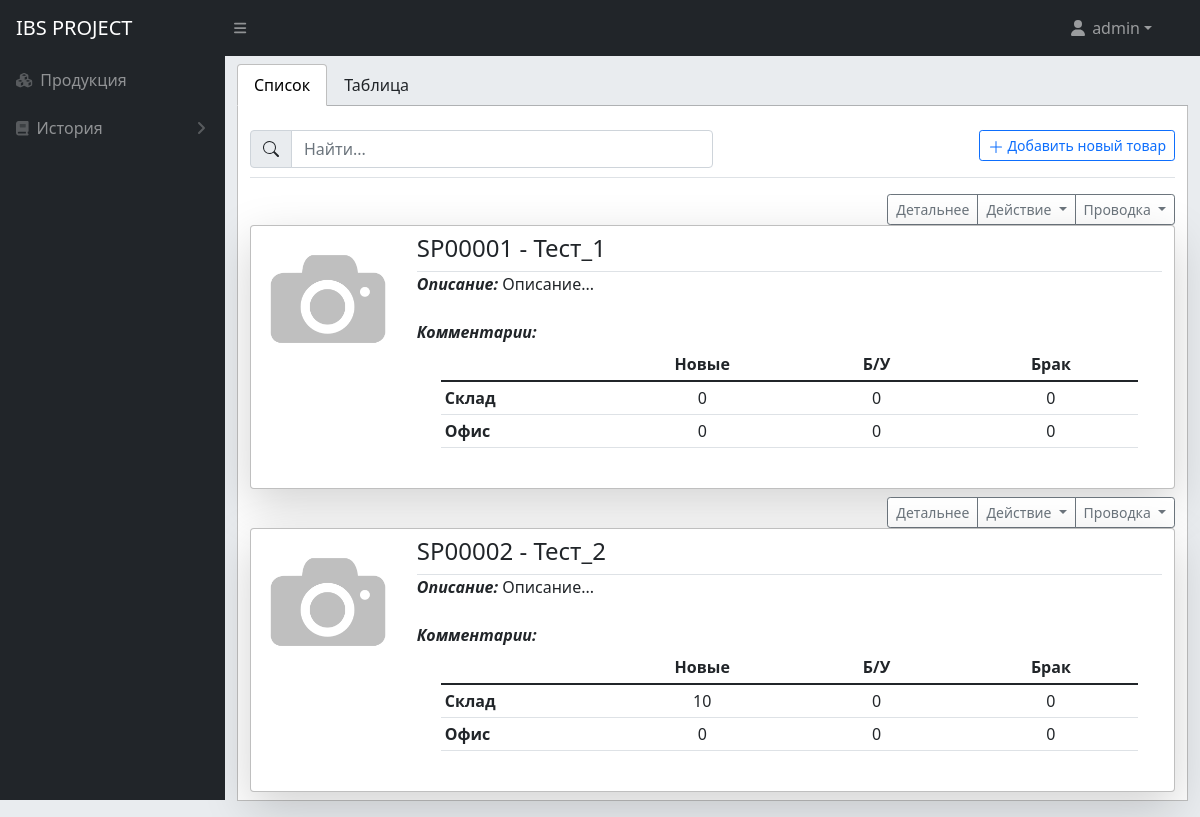
The app's page / (signed in) with its own data.
### mainapp/models.py (models this page shows, shortened)
class Product(models.Model):
    def func(**self):
        id_all = Product.objects.all()
        if not id_all:
            return 'SP00001'
        else:
            last = str(max(Product.objects.values_list('id'))[0] + 1)
            while len(last) < 5:
                last = str(0) + last
            last_number = str('SP') + last
        return last_number
    category = models.ForeignKey(AssortmentCategory, verbose_name="Категория", on_delete=models.CASCADE, null=True)
    name = models.CharField(max_length=255, verbose_name="Название", null=False)
    description = models.TextField(max_length=2000, verbose_name="Описание", null=True, blank=True)
    slug = AutoSlugField(populate_from='number', editable=True, always_update=True)
    image = models.ImageField(verbose_name="Фотография", upload_to='photos_parts', default='default.jpg')
    comment = models.TextField(max_length=2000, verbose_name="Описание", null=True, blank=True)
    number = models.CharField(max_length=7, unique=True, default=func, verbose_name='Номер продукта')
    def __str__(self):
        return self.number
    class Meta:
        verbose_name = 'Product'
        verbose_name_plural = 'Product'

class AssortmentQualityCategory(models.Model):
    name = models.CharField(max_length=255, verbose_name="Имя категории по качеству продукции")
    slug = AutoSlugField(populate_from='name', editable=True, always_update=True)
    def __str__(self):
        return self.name
    class Meta:
        verbose_name = 'Quality of category'
        verbose_name_plural = 'Quality of categories'

class Location(models.Model):
    name = models.CharField(max_length=255, verbose_name="Локация")
    slug = AutoSlugField(populate_from='name', editable=True, always_update=True)
    def __str__(self):
        return self.name
    class Meta:
        verbose_name = 'Location'
        verbose_name_plural = 'Locations'

### mainapp/views.py (the view, shortened to what this page needs)
# urls.py: path('', views.StockView.as_view(), name='stock'),
class StockView(LoginRequiredMixin, TemplateView):
    login_url = '/login/'
    model = Product
    template_name = 'stock.html'
    def get_context_data(self, **kwargs):
        quality_list = [p.name for p in AssortmentQualityCategory.objects.all()]
        location_list = [p.name for p in Location.objects.all()]
        quantity_dict = [[p.number, p.location, p.quality, p.quantity] for p in Transaction.objects.all()]
        quantity_list = [(str(i[0]), str(i[1]), str(i[2]), int(i[3])) for i in quantity_dict]
        product_list = [p.number for p in Product.objects.all()]
        context = super().get_context_data(**kwargs)
        context["total_table"] = list_value_product(
            product_list,
            location_list,
            quality_list,
            quantity_list,
        )
        context["category"] = AssortmentCategory.objects.all()
        context["quality"] = AssortmentQualityCategory.objects.all()
        context["product"] = Product.objects.all()
        context["location"] = Location.objects.all()
        search_by = self.request.GET.get('query')
        search_message = "Найти..."
        context["search_message"] = search_message
        context["object_list"] = Product.objects.all()
        return context

### mainapp/models.py (called while the page is built)
    def __str__(self):
        return self.name

### mainapp/views.py (called while the page is built)
def list_value_product(product_list, location_list, quality_list, quantity_list):
    list_value = []
    i = 0
    for i_product in product_list:
        list_value_lvl1 = []
        for i_location in location_list:
            list_value_lvl2 = []
            for i_quality in quality_list:
                sum_i = 0
                for i_quantity in quantity_list:
                    if i_quantity[0] == i_product and i_quantity[1] == i_location and i_quantity[2] == i_quality:
                        sum_i += int(i_quantity[3])
                list_value_lvl2.append(sum_i)
            list_value_lvl1.append([i_location, list_value_lvl2])
        list_value.append([i_product, list_value_lvl1])
        i += 1
    return list_value

### mainapp/templates/stock.html (shortened to what this page needs)
{% extends 'base.html' %}
{% block body %}
<div id="layoutSidenav_content">
    <div class="container mt-2 ">
        <ul class="nav nav-tabs">
            <li class="nav-item">
                <a class="nav-link active" data-toggle="tab" href="#list">Список</a>
            </li>
            <li class="nav-item">
                <a class="nav-link" data-toggle="tab" href="#table">Таблица</a>
            </li>
        </ul>
        <div class="tab-content">
            <div id="list" class="container tab-pane active"><br>
                <form action="" method="get">
                    <div class="d-flex justify-content-between pb-2 border-bottom">
                        <div class="input-group w-50">
                            {% if search_message == "Найти..." %}
                            <button class="input-group-text" id="basic-addon1">
                            </button>
                            {% endif %}
                            <input type="text" class="form-control" name="query" placeholder="{{ search_message }}"
                                   aria-label="Input group example"
                                   aria-describedby="basic-addon1">
                        </div>
                        <div class="btn-toolbar mb-2 mb-md-0">
                            <a class="btn btn-sm btn-outline-primary" href="{% url 'create' %}" role="button">
                                <svg xmlns="http://www.w3.org/2000/svg" width="16" height="16" fill="currentColor"
                                     class="bi bi-plus-lg" viewBox="0 0 16 16">
                                    <path fill-rule="evenodd"
                                          d="M8 2a.5.5 0 0 1 .5.5v5h5a.5.5 0 0 1 0 1h-5v5a.5.5 0 0 1-1 0v-5h-5a.5.5 0 0 1 0-1h5v-5A.5.5 0 0 1 8 2Z"/>
                                </svg>
                                Добавить новый товар
                            </a>
                        </div>
                    </div>
                </form>
                <section class="py-2">
                    {% for el in object_list %}
                        <div class="row mt-2">
                            <div class="d-flex justify-content-end">
                                <div class="btn-group" role="group">
                                    <div class="btn-group" role="group">
                                        <a class="btn btn-sm btn-outline-secondary btn-light"
                                           href="{% url 'product-detail' el.slug %}"
                                           role="button">Детальнее</a>
                                    </div>
                                    <div class="btn-group" role="group">
                                        <button type="button"
                                                class="btn btn-sm btn-outline-secondary btn-light dropdown-toggle"
                                                data-bs-toggle="dropdown" aria-expanded="false">
                                            Действие
                                        </button>
                                    </div>
                                    <div class="btn-group" role="group">
                                        <button type="button"
                                                class="btn btn-sm btn-outline-secondary btn-light dropdown-toggle"
                                                data-bs-toggle="dropdown" aria-expanded="false">
                                            Проводка
                                        </button>
                                    </div>
                                </div>
                            </div>
                        </div>
                        <div class="card shadow-lg border-1 rounded-lg pt-2">
                            <div class="container-fluid">
                                <div class="row">
                                    <div class="col-2">
                                        <img src="{{ el.image.url }}" class="img-fluid">
                                    </div>
                                    <div class="col">
                                        <div class="row">
                                            <div class="col-lg">
                                                <div class="text-start">
                                                    <h4>{{ el.number }} - {{ el.name }}</h4>
                                                </div>
                                            </div>
                                        </div>
                                        <div class="border-top">
                                            <div class="row">
                                                <div class="col-lg-8">
                                                    <div class="text-start">
                                                        <span><b><i>Описание:</i></b> {{ el.description|linebreaksbr }}</span>
                                                    </div>
                                                    <div class="text-start">
                                                        <span><br><b><i>Комментарии:</i></b> {{ el.comment|linebreaksbr }}</span>
                                                    </div>
                                                </div>
                                                <div class="col-lg">
                                                    <div class="container">
                                                        <div class="row pt-1 mb-3">
                                                            <div class="table-responsive">
                                                                <table class="table table-sm">
                                                                    <thead>
                                                                    <tr>
                                                                        <th class="col-lg-3"></th>
                                                                        {% for el_quality in quality %}
                                                                        <th class="col-lg-3 text-center">{{ el_quality.name }}</th>
                                                                        {% endfor %}
                                                                    </tr>
                                                                    </thead>
                                                                    <tbody>
                                                                    {% for el_number in total_table %}
                                                                    {% if el_number.0 == el.number %}
                                                                    {% for values in el_number.1 %}
                                                                    <tr>
                                                                        <th>{{ values.0 }}</th>
                                                                        {% for value in values.1 %}
                                                                        <td class="text-center">{{ value }}</td>
                                                                        {% endfor %}
                                                                    </tr>
                                                                    {% endfor %}
                                                                    {% endif %}
                                                                    {% endfor %}
                                                                    </tbody>
                                                                </table>
                                                            </div>
                                                        </div>
                                                    </div>
                                                </div>
                                            </div>
                                        </div>
                                    </div>
                                </div>
                            </div>
                        </div>
                    {% endfor %}
                </section>
            </div>
        </div>
    </div>
</div>
{% endblock %}

### mainapp/templates/base.html (shortened to what this page needs)
{% load static %}
<!DOCTYPE html>
<html lang="en">
<head>
    <link rel="stylesheet" href="{% static 'css/styles.css' %}">
    <link rel="stylesheet" href="https://cdn.datatables.net/buttons/2.3.2/css/buttons.bootstrap5.min.css">
    <link rel="stylesheet" href="https://cdn.datatables.net/1.13.1/css/dataTables.bootstrap5.min.css">
    <link href="https://cdn.jsdelivr.net/npm/simple-datatables@latest/dist/style.css" rel="stylesheet"/>
</head>
<body class="sb-nav-fixed">
<nav class="sb-topnav navbar navbar-expand navbar-dark bg-dark">
    <h2 class="navbar-brand ps-3">IBS PROJECT</h2>
    <button class="btn btn-link btn-sm order-1 order-lg-0 me-4 me-lg-0" id="sidebarToggle" href="#!"><i
            class="fas fa-bars"></i></button>
    <div class="d-none d-md-inline-block form-inline ms-auto me-0 me-md-3 my-2 my-md-0">
        <ul class="navbar-nav ms-auto ms-md-0 me-3 me-lg-4 text-end">
            <li class="nav-item dropdown">
                <a class="nav-link dropdown-toggle" id="navbarDropdown" href="#" role="button" data-bs-toggle="dropdown"
                   aria-expanded="false"><i class="fas fa-user fa-fw"></i> {{ user }}</a>
            </li>
        </ul>
    </div>
</nav>
<div id="layoutSidenav">
    <div id="layoutSidenav_nav">
        <nav class="sb-sidenav accordion sb-sidenav-dark" id="sidenavAccordion">
            <div class="sb-sidenav-menu">
                <div class="nav">
                    <a class="nav-link" href="{% url 'stock' %}">
                        <div class="sb-nav-link-icon"><i class="fas fa-cubes"></i></div>
                        Продукция
                    </a>
                    <a class="nav-link collapsed" href="#" data-bs-toggle="collapse" data-bs-target="#collapseHistory"
                       aria-expanded="false" aria-controls="collapseHistory">
                        <div class="sb-nav-link-icon"><i class="fas fa-book"></i></div>
                        История
                        <div class="sb-sidenav-collapse-arrow"><i class="fas fa-angle-down"></i></div>
                    </a>
                </div>
            </div>
        </nav>
    </div>
{% block body %}{% endblock %}
</div>
</body>
</html>

### records on screen
Product: image (placeholder picture), number "SP00001", name "Тест_1", description "Описание...", 1 "0" "0" "0" "0" "0" "0"
AssortmentQualityCategory: name "Новые"
AssortmentQualityCategory: name "Б/У"
AssortmentQualityCategory: name "Брак"
Location: name "Склад" "Склад"
Location: name "Офис" "Офис"
Product: image (placeholder picture), number "SP00002", name "Тест_2", description "Описание...", 1 "10" "0" "0" "0" "0" "0"

### other values on screen
{{ user }} "admin"
